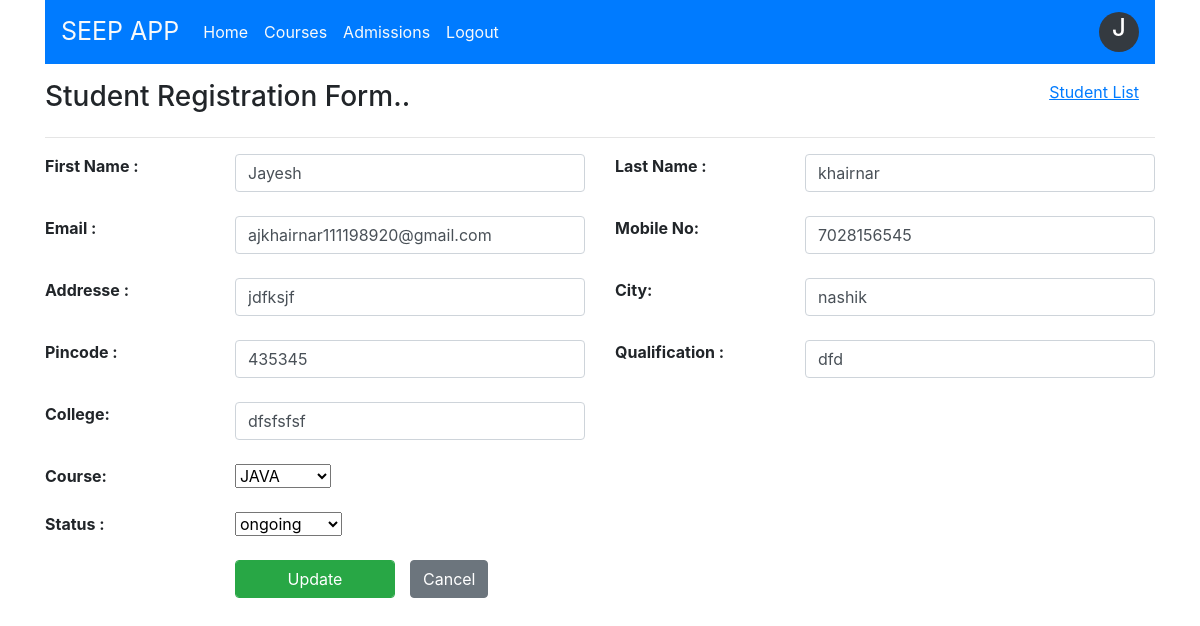
Page /admissions.php?edit=2 (signed in) on the committed database.
### tables this page shows
CREATE TABLE `admission` (
  `adm_id` int(11) NOT NULL,
  `stud_first_name` varchar(25) NOT NULL,
  `stud_last_name` varchar(25) NOT NULL,
  `stud_email` varchar(150) NOT NULL,
  `stud_mobile` varchar(12) NOT NULL,
  `stud_address` text NOT NULL,
  `stud_city` varchar(15) NOT NULL,
  `stud_pincode` int(6) NOT NULL,
  `stud_qualification` varchar(15) NOT NULL,
  `stud_college` varchar(150) NOT NULL,
  `course_id` int(11) NOT NULL,
  `status` enum('Ongoing','Completed','Cancelled','Not Started') NOT NULL
);

### admissions.php (the view, shortened to what this page needs)
<html>
    <head>
        <link rer="stylesheet" href="style.css">
        <link rel="stylesheet" href="https://stackpath.bootstrapcdn.com/bootstrap/4.3.1/css/bootstrap.min.css">
    </head>
    <body>
        <?php
            include("include/dbconnection.php");
        $stud_first_name=$stud_last_name=$stud_email=$stud_mobile=$stud_address=$stud_city=$stud_pincode=$stud_qualification=$stud_college=$course_id=$status="";
        if(isset($_REQUEST["edit"]))
        {
           $adm_id=$_REQUEST["edit"];
           $qry="SELECT * FROM admission WHERE adm_id=$adm_id";
           $admList=mysqli_query($con,$qry);
           $adm = mysqli_fetch_assoc($admList);
           $stud_first_name=$adm['stud_first_name'];
           $stud_last_name=$adm['stud_last_name'];
           $stud_email=$adm['stud_email'];
           $stud_mobile=$adm['stud_mobile'];
           $stud_address=$adm['stud_address'];
           $stud_city=$adm['stud_city'];
           $stud_pincode=$adm['stud_pincode'];
           $stud_qualification=$adm['stud_qualification'];
           $stud_college=$adm['stud_college'];
           $course_id=$adm['course_id'];
           $status=$adm['status'];
         }
        ?>
        <div class="container">
                <?php   include("include/header.php");
                ?>
            <div class=row>
                <div class=col>
                    <h3 class="mt-3 mb-2 float-left">Student Registration Form..</h3>
                    <a href="studentList.php" class="float-right mt-3 mr-3"><u>Student List</u></a>
                </div>
            </div>
            <hr>
            <form action="" method="post">
                <div class="row">
                    <div class="col-2"><b>First Name :</b></div>
                    <div class="col-4">
                        <input type="text" name="Stud_Fname" class="form-control" placeholder="Enter your first name" value="<?= $stud_first_name?>" required>
                    </div>
                    <div class="col-2"><b>Last Name :</b></div>
                    <div class="col-4">
                        <input type="text" name="Stud_Lname" class="form-control " placeholder="Enter your last names" value="<?= $stud_last_name?>" required>
                    </div>
                </div>
                <br>
                <div class="row">
                <div class="col-2"><b>Email :</b></div>
                    <div class="col-4">
                        <input type="text" name="Stud_email" class="form-control" placeholder="Enter your email" value="<?= $stud_email?>" required>
                    </div>
                <div class="col-2"><b>Mobile No:</b></div>
                    <div class="col-4">
                        <input type="text" name="Stud_mob" class="form-control" placeholder="Enter Mobile Number" value="<?=$stud_mobile?>" required>
                    </div>
                </div>
                <br>
                <div class="row">
                <div class="col-2"><b>Addresse :</b></div>
                    <div class="col-4">
                        <input type="text" name="Stud_addr" class="form-control" placeholder="Enter Address" value="<?=$stud_address?>" required>
                    </div>
                <div class="col-2"><b>City:</b></div>
                    <div class="col-4">
                        <input type="text" name="Stud_city" class="form-control" placeholder="Enter your City" value="<?=$stud_city?>" required>
                    </div>
                </div>
                <br>
                <div class="row">
                <div class="col-2"><b>Pincode :</b></div>
                    <div class="col-4">
                        <input type="text" name="Stud_pin" class="form-control" placeholder="pincode" value="<?=$stud_pincode?>" required>
                    </div>
                <div class="col-2"><b>Qualification :</b></div>
                    <div class="col-4">
                        <input type="text" name="Stud_qual" class="form-control" placeholder="Enter qualification" value="<?=$stud_qualification?>" required>
                    </div>
                </div>
                <br>
                <div class="row">
                <div class="col-2"><b>College:</b></div>
                    <div class="col-4">
                        <input type="text" name="Stud_college" class="form-control" placeholder="Enter College" value="<?=$stud_college?>" required>
                    </div>
                </div>
                <br>
                <div class="row">
                <div class="col-2"><b>Course:</b></div>
                    <div class="col-4">
                        <select name="CourseList" value=" <?=$course_id?> ">
                        <?php
                            $qry = " SELECT * FROM course ";
                            $courselist = mysqli_query($con,$qry);
                            while($row = mysqli_fetch_assoc($courselist))
                            {
                                if($row['course_id']==$course_id)
                                {
                                    echo "<option value= ".$row['course_id']." selected>" .$row['course_name']. "</option>";
                                }
                                else{
                                echo "<option value= ".$row['course_id'].">" .$row['course_name']. "</option>";
                                }
                            }
                        ?>
                        </select>
                    </div>
                </div>
                <br>
                <div class="row">
                <div class="col-2"><b>Status :</b></div>
                    <div class="col-4">
                        <select name="courseStatus">
                        <option value="1" <?php if($status=="Ongoing"){ ?> selected="selected" <?php } ?> >ongoing</option>
                        </select>
                    </div>
                </div>
                <br>
                <div class="row">
                <div class="col-2"></div>
                <div class="col-2">
               <?php if(isset($_REQUEST["edit"])){
                   ?>
                <input type="submit" name="btnUpdate" class="form-control btn btn-success" value="Update">  </div>
                <a href="admissions.php" class="btn btn-secondary"> Cancel </a>
               <?php } else {?>
                    <input type="submit" name="btnsubmit" class="form-control btn btn-primary" value="Submit" id="jk">  </div>
                    <a href="admissions.php" class="btn btn-secondary"> Cancel </a>
               <?php } ?></div>
                </div>
    </body>
</html>

### rows in the picture
admission: Stud_Fname "Jayesh", Stud_Lname "khairnar", Stud_email "ajkhairnar111198920@gmail.com", Stud_mob "7028156545", Stud_addr "jdfksjf", Stud_city "nashik", Stud_pin "435345", Stud_qual "dfd", Stud_college "dfsfsfsf", courseStatus "ongoing"

### other values in the picture
$username1 "J"
form field CourseList "JAVA"
